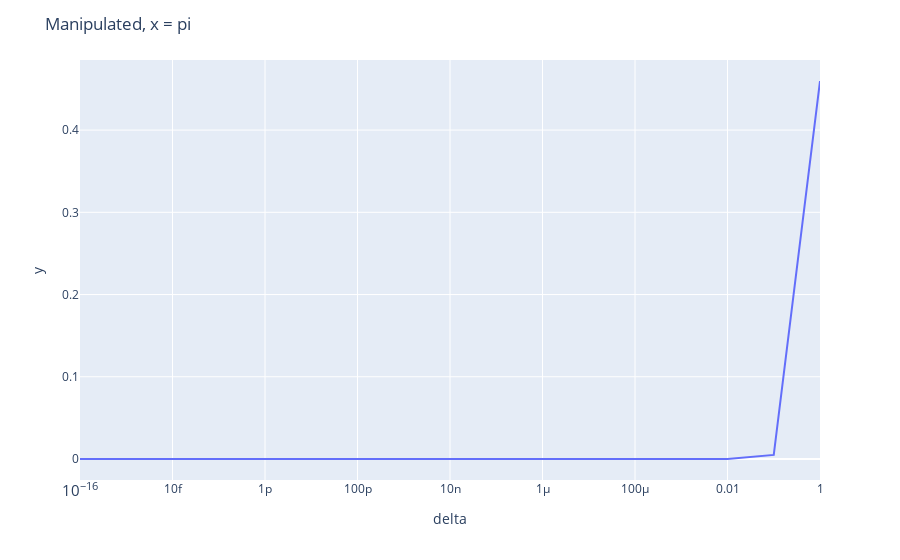

The code cell stored with this chart in its notebook:
### Code cell
fig = px.line(x = delta, y = manipulated1, log_x=True)
fig.update_layout(
    title="Manipulated, x = pi",
    xaxis_title="delta",
    yaxis_title="y",
        yaxis = dict(
        showexponent = 'all',
        exponentformat = 'e')
)
fig.show()

### Figure 1 — Plotly figure (JSON) as saved in the notebook; plotly's stock layout.template omitted (floating-point values rounded to 4 significant figures)
{"data": [{"hovertemplate": "x=%{x}<br>y=%{y}<extra></extra>", "legendgroup": "", "line": {"color": "#636efa", "dash": "solid"}, "marker": {"symbol": "circle"}, "mode": "lines", "name": "", "orientation": "v", "showlegend": false, "type": "scatter", "x": [1e-16, 1e-15, 1e-14, 1e-13, 1e-12, 1e-11, 1e-10, 1e-09, 1e-08, 1e-07, 1e-06, 1e-05, 0.0001, 0.001, 0.01, 0.1, 1], "xaxis": "x", "y": [-1.225e-32, 3.216e-31, 4.763e-29, 5.006e-27, 4.999e-25, 5e-23, 5e-21, 5e-19, 5e-17, 5e-15, 5e-13, 5e-11, 5e-09, 5e-07, 5e-05, 0.004996, 0.4597], "yaxis": "y"}], "layout": {"legend": {"tracegroupgap": 0}, "margin": {"t": 60}, "title": {"text": "Manipulated, x = pi"}, "xaxis": {"anchor": "y", "domain": [0, 1], "title": {"text": "delta"}, "type": "log"}, "yaxis": {"anchor": "x", "domain": [0, 1], "exponentformat": "e", "showexponent": "all", "title": {"text": "y"}}}}
